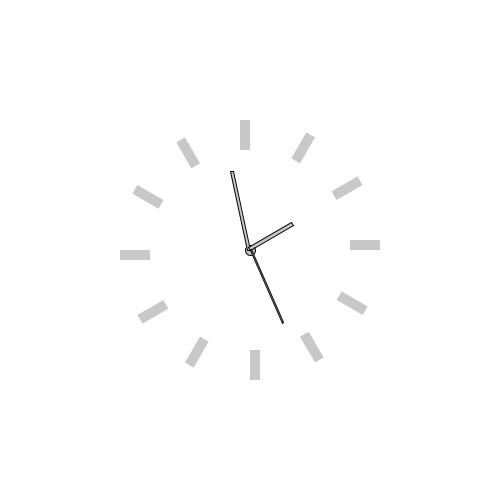
Frame 1 (no input)
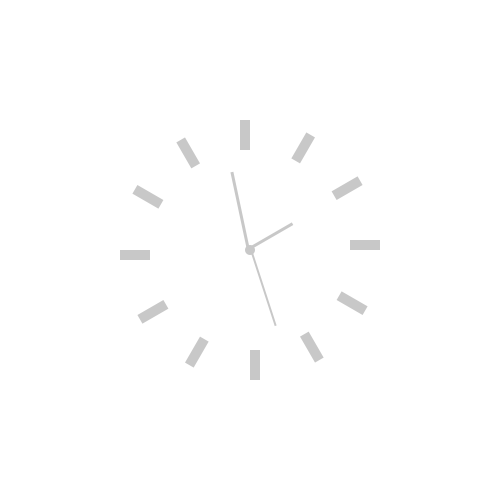
Frame 60 (the mouse pressed at the canvas centre just before this capture)
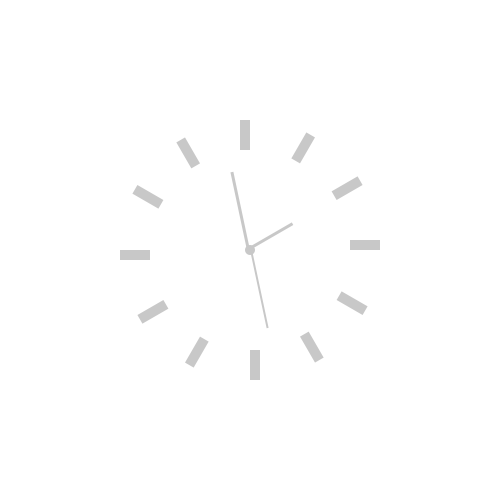
Frame 120 (the mouse held since frame 60 and released just before this capture)

The Processing sketch that drew these frames (run headless with seeded random() and noise(); from frame 60 on, the mouse is pressed at the canvas centre):

// Processing sketch: processing_143798
// ── processing_143798.pde

void setup()
{
  size(500,500);
  background(255);
}


void draw()
{
  background(255);
  translate(width/2, height/2);
  
  
pushMatrix();

float Sekunden = map(second(), 0, 60, 0, 360);
float Minuten = map(minute(), 0, 60, 0, 360);
float Stunden = map(hour(), 0, 12, 0, 360);

fill(200);
ellipse(0,0,10,10);

rotate(radians(180+Sekunden));
translate(0, 0);

rect(0, 0, 2, 80);
popMatrix();

pushMatrix();
rotate(radians(180+Minuten));
translate(0, 0);

rect(0, 0, 3, 80);
popMatrix();

pushMatrix();
rotate(radians(180+Stunden));
translate(0, 0);

rect(0, 0, 3, 50);
popMatrix();

  
  
  for(int i=0; i<360; i+=30)
  {
    pushMatrix();    
    rotate(radians(i));
    translate(0,100);
    noStroke();
    fill(200);
    rect(0,0,10,30);
    popMatrix();
  }
}
